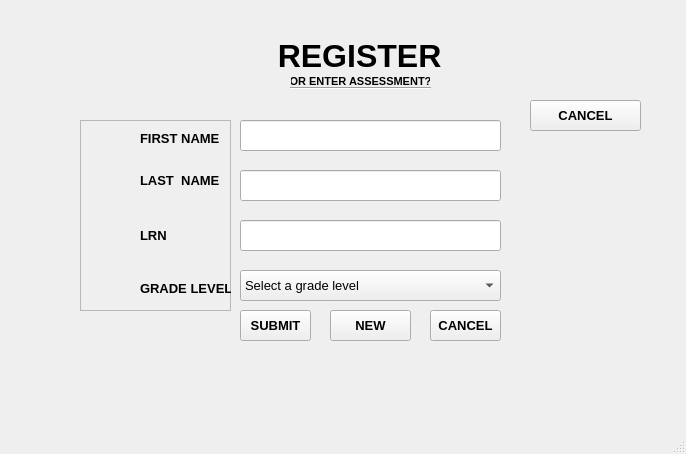
<?xml version="1.0" encoding="UTF-8"?>
<ui version="4.0">
 <class>Registration</class>
 <widget class="QMainWindow" name="Registration">
  <property name="geometry">
   <rect>
    <x>0</x>
    <y>0</y>
    <width>686</width>
    <height>454</height>
   </rect>
  </property>
  <property name="windowTitle">
   <string>MainWindow</string>
  </property>
  <widget class="QWidget" name="centralwidget">
   <widget class="QLineEdit" name="lineEdit">
    <property name="geometry">
     <rect>
      <x>240</x>
      <y>120</y>
      <width>261</width>
      <height>31</height>
     </rect>
    </property>
   </widget>
   <widget class="QPushButton" name="pushButton">
    <property name="geometry">
     <rect>
      <x>240</x>
      <y>310</y>
      <width>71</width>
      <height>31</height>
     </rect>
    </property>
    <property name="font">
     <font>
      <family>Arial</family>
      <pointsize>10</pointsize>
      <weight>75</weight>
      <bold>true</bold>
     </font>
    </property>
    <property name="text">
     <string>SUBMIT</string>
    </property>
   </widget>
   <widget class="QFrame" name="frame">
    <property name="geometry">
     <rect>
      <x>80</x>
      <y>120</y>
      <width>151</width>
      <height>191</height>
     </rect>
    </property>
    <property name="frameShape">
     <enum>QFrame::StyledPanel</enum>
    </property>
    <property name="frameShadow">
     <enum>QFrame::Raised</enum>
    </property>
    <widget class="QLabel" name="label">
     <property name="geometry">
      <rect>
       <x>60</x>
       <y>10</y>
       <width>81</width>
       <height>16</height>
      </rect>
     </property>
     <property name="font">
      <font>
       <family>Arial</family>
       <pointsize>10</pointsize>
       <weight>75</weight>
       <bold>true</bold>
      </font>
     </property>
     <property name="text">
      <string>FIRST NAME</string>
     </property>
    </widget>
    <widget class="QLabel" name="label_2">
     <property name="geometry">
      <rect>
       <x>60</x>
       <y>50</y>
       <width>81</width>
       <height>20</height>
      </rect>
     </property>
     <property name="font">
      <font>
       <family>Arial</family>
       <pointsize>10</pointsize>
       <weight>75</weight>
       <bold>true</bold>
      </font>
     </property>
     <property name="text">
      <string>LAST  NAME</string>
     </property>
    </widget>
    <widget class="QLabel" name="label_3">
     <property name="geometry">
      <rect>
       <x>60</x>
       <y>100</y>
       <width>41</width>
       <height>31</height>
      </rect>
     </property>
     <property name="font">
      <font>
       <family>Arial</family>
       <pointsize>10</pointsize>
       <weight>75</weight>
       <bold>true</bold>
      </font>
     </property>
     <property name="text">
      <string>LRN</string>
     </property>
    </widget>
    <widget class="QLabel" name="label_4">
     <property name="geometry">
      <rect>
       <x>60</x>
       <y>160</y>
       <width>91</width>
       <height>16</height>
      </rect>
     </property>
     <property name="font">
      <font>
       <family>Arial</family>
       <pointsize>10</pointsize>
       <weight>75</weight>
       <bold>true</bold>
      </font>
     </property>
     <property name="text">
      <string>GRADE LEVEL</string>
     </property>
    </widget>
   </widget>
   <widget class="QPushButton" name="pushButton_2">
    <property name="geometry">
     <rect>
      <x>530</x>
      <y>100</y>
      <width>111</width>
      <height>31</height>
     </rect>
    </property>
    <property name="font">
     <font>
      <family>Arial</family>
      <pointsize>10</pointsize>
      <weight>75</weight>
      <bold>true</bold>
     </font>
    </property>
    <property name="text">
     <string>CANCEL</string>
    </property>
   </widget>
   <widget class="QLabel" name="label_5">
    <property name="geometry">
     <rect>
      <x>260</x>
      <y>20</y>
      <width>191</width>
      <height>71</height>
     </rect>
    </property>
    <property name="font">
     <font>
      <family>Arial</family>
      <pointsize>24</pointsize>
      <weight>75</weight>
      <bold>true</bold>
     </font>
    </property>
    <property name="text">
     <string>  REGISTER</string>
    </property>
    <property name="scaledContents">
     <bool>true</bool>
    </property>
    <property name="wordWrap">
     <bool>false</bool>
    </property>
   </widget>
   <widget class="QLineEdit" name="lineEdit_2">
    <property name="geometry">
     <rect>
      <x>240</x>
      <y>170</y>
      <width>261</width>
      <height>31</height>
     </rect>
    </property>
   </widget>
   <widget class="QLineEdit" name="lineEdit_3">
    <property name="geometry">
     <rect>
      <x>240</x>
      <y>220</y>
      <width>261</width>
      <height>31</height>
     </rect>
    </property>
   </widget>
   <widget class="QPushButton" name="pushButton_3">
    <property name="geometry">
     <rect>
      <x>290</x>
      <y>70</y>
      <width>141</width>
      <height>23</height>
     </rect>
    </property>
    <property name="palette">
     <palette>
      <active>
       <colorrole role="WindowText">
        <brush brushstyle="SolidPattern">
         <color alpha="255">
          <red>0</red>
          <green>0</green>
          <blue>0</blue>
         </color>
        </brush>
       </colorrole>
       <colorrole role="Button">
        <brush brushstyle="SolidPattern">
         <color alpha="255">
          <red>0</red>
          <green>0</green>
          <blue>255</blue>
         </color>
        </brush>
       </colorrole>
       <colorrole role="Light">
        <brush brushstyle="SolidPattern">
         <color alpha="255">
          <red>127</red>
          <green>127</green>
          <blue>255</blue>
         </color>
        </brush>
       </colorrole>
       <colorrole role="Midlight">
        <brush brushstyle="SolidPattern">
         <color alpha="255">
          <red>63</red>
          <green>63</green>
          <blue>255</blue>
         </color>
        </brush>
       </colorrole>
       <colorrole role="Dark">
        <brush brushstyle="SolidPattern">
         <color alpha="255">
          <red>0</red>
          <green>0</green>
          <blue>127</blue>
         </color>
        </brush>
       </colorrole>
       <colorrole role="Mid">
        <brush brushstyle="SolidPattern">
         <color alpha="255">
          <red>0</red>
          <green>0</green>
          <blue>170</blue>
         </color>
        </brush>
       </colorrole>
       <colorrole role="Text">
        <brush brushstyle="SolidPattern">
         <color alpha="255">
          <red>0</red>
          <green>0</green>
          <blue>0</blue>
         </color>
        </brush>
       </colorrole>
       <colorrole role="BrightText">
        <brush brushstyle="SolidPattern">
         <color alpha="255">
          <red>255</red>
          <green>255</green>
          <blue>255</blue>
         </color>
        </brush>
       </colorrole>
       <colorrole role="ButtonText">
        <brush brushstyle="SolidPattern">
         <color alpha="255">
          <red>0</red>
          <green>0</green>
          <blue>0</blue>
         </color>
        </brush>
       </colorrole>
       <colorrole role="Base">
        <brush brushstyle="SolidPattern">
         <color alpha="255">
          <red>255</red>
          <green>255</green>
          <blue>255</blue>
         </color>
        </brush>
       </colorrole>
       <colorrole role="Window">
        <brush brushstyle="SolidPattern">
         <color alpha="255">
          <red>0</red>
          <green>0</green>
          <blue>255</blue>
         </color>
        </brush>
       </colorrole>
       <colorrole role="Shadow">
        <brush brushstyle="SolidPattern">
         <color alpha="255">
          <red>0</red>
          <green>0</green>
          <blue>0</blue>
         </color>
        </brush>
       </colorrole>
       <colorrole role="AlternateBase">
        <brush brushstyle="SolidPattern">
         <color alpha="255">
          <red>127</red>
          <green>127</green>
          <blue>255</blue>
         </color>
        </brush>
       </colorrole>
       <colorrole role="ToolTipBase">
        <brush brushstyle="SolidPattern">
         <color alpha="255">
          <red>255</red>
          <green>255</green>
          <blue>220</blue>
         </color>
        </brush>
       </colorrole>
       <colorrole role="ToolTipText">
        <brush brushstyle="SolidPattern">
         <color alpha="255">
          <red>0</red>
          <green>0</green>
          <blue>0</blue>
         </color>
        </brush>
       </colorrole>
       <colorrole role="PlaceholderText">
        <brush brushstyle="SolidPattern">
         <color alpha="128">
          <red>0</red>
          <green>0</green>
          <blue>0</blue>
         </color>
        </brush>
       </colorrole>
      </active>
      <inactive>
       <colorrole role="WindowText">
        <brush brushstyle="SolidPattern">
         <color alpha="255">
          <red>0</red>
          <green>0</green>
          <blue>0</blue>
         </color>
        </brush>
       </colorrole>
       <colorrole role="Button">
        <brush brushstyle="SolidPattern">
         <color alpha="255">
          <red>0</red>
          <green>0</green>
          <blue>255</blue>
         </color>
        </brush>
       </colorrole>
       <colorrole role="Light">
        <brush brushstyle="SolidPattern">
         <color alpha="255">
          <red>127</red>
          <green>127</green>
          <blue>255</blue>
         </color>
        </brush>
       </colorrole>
       <colorrole role="Midlight">
        <brush brushstyle="SolidPattern">
         <color alpha="255">
          <red>63</red>
          <green>63</green>
          <blue>255</blue>
         </color>
        </brush>
       </colorrole>
       <colorrole role="Dark">
        <brush brushstyle="SolidPattern">
         <color alpha="255">
          <red>0</red>
          <green>0</green>
          <blue>127</blue>
         </color>
        </brush>
       </colorrole>
       <colorrole role="Mid">
        <brush brushstyle="SolidPattern">
         <color alpha="255">
          <red>0</red>
          <green>0</green>
          <blue>170</blue>
         </color>
        </brush>
       </colorrole>
       <colorrole role="Text">
        <brush brushstyle="SolidPattern">
         <color alpha="255">
          <red>0</red>
          <green>0</green>
          <blue>0</blue>
         </color>
        </brush>
       </colorrole>
       <colorrole role="BrightText">
        <brush brushstyle="SolidPattern">
         <color alpha="255">
          <red>255</red>
          <green>255</green>
          <blue>255</blue>
         </color>
        </brush>
       </colorrole>
       <colorrole role="ButtonText">
        <brush brushstyle="SolidPattern">
         <color alpha="255">
          <red>0</red>
          <green>0</green>
          <blue>0</blue>
         </color>
        </brush>
       </colorrole>
       <colorrole role="Base">
        <brush brushstyle="SolidPattern">
         <color alpha="255">
          <red>255</red>
          <green>255</green>
          <blue>255</blue>
         </color>
        </brush>
       </colorrole>
       <colorrole role="Window">
        <brush brushstyle="SolidPattern">
         <color alpha="255">
          <red>0</red>
          <green>0</green>
          <blue>255</blue>
         </color>
        </brush>
       </colorrole>
       <colorrole role="Shadow">
        <brush brushstyle="SolidPattern">
         <color alpha="255">
          <red>0</red>
          <green>0</green>
          <blue>0</blue>
         </color>
        </brush>
       </colorrole>
       <colorrole role="AlternateBase">
        <brush brushstyle="SolidPattern">
         <color alpha="255">
          <red>127</red>
          <green>127</green>
          <blue>255</blue>
         </color>
        </brush>
       </colorrole>
       <colorrole role="ToolTipBase">
        <brush brushstyle="SolidPattern">
         <color alpha="255">
          <red>255</red>
          <green>255</green>
          <blue>220</blue>
         </color>
        </brush>
       </colorrole>
       <colorrole role="ToolTipText">
        <brush brushstyle="SolidPattern">
         <color alpha="255">
          <red>0</red>
          <green>0</green>
          <blue>0</blue>
         </color>
        </brush>
       </colorrole>
       <colorrole role="PlaceholderText">
        <brush brushstyle="SolidPattern">
         <color alpha="128">
          <red>0</red>
          <green>0</green>
          <blue>0</blue>
         </color>
        </brush>
       </colorrole>
      </inactive>
      <disabled>
       <colorrole role="WindowText">
        <brush brushstyle="SolidPattern">
         <color alpha="255">
          <red>0</red>
          <green>0</green>
          <blue>127</blue>
         </color>
        </brush>
       </colorrole>
       <colorrole role="Button">
        <brush brushstyle="SolidPattern">
         <color alpha="255">
          <red>0</red>
          <green>0</green>
          <blue>255</blue>
         </color>
        </brush>
       </colorrole>
       <colorrole role="Light">
        <brush brushstyle="SolidPattern">
         <color alpha="255">
          <red>127</red>
          <green>127</green>
          <blue>255</blue>
         </color>
        </brush>
       </colorrole>
       <colorrole role="Midlight">
        <brush brushstyle="SolidPattern">
         <color alpha="255">
          <red>63</red>
          <green>63</green>
          <blue>255</blue>
         </color>
        </brush>
       </colorrole>
       <colorrole role="Dark">
        <brush brushstyle="SolidPattern">
         <color alpha="255">
          <red>0</red>
          <green>0</green>
          <blue>127</blue>
         </color>
        </brush>
       </colorrole>
       <colorrole role="Mid">
        <brush brushstyle="SolidPattern">
         <color alpha="255">
          <red>0</red>
          <green>0</green>
          <blue>170</blue>
         </color>
        </brush>
       </colorrole>
       <colorrole role="Text">
        <brush brushstyle="SolidPattern">
         <color alpha="255">
          <red>0</red>
          <green>0</green>
          <blue>127</blue>
         </color>
        </brush>
       </colorrole>
       <colorrole role="BrightText">
        <brush brushstyle="SolidPattern">
         <color alpha="255">
          <red>255</red>
          <green>255</green>
          <blue>255</blue>
         </color>
        </brush>
       </colorrole>
       <colorrole role="ButtonText">
        <brush brushstyle="SolidPattern">
         <color alpha="255">
          <red>0</red>
          <green>0</green>
          <blue>127</blue>
         </color>
        </brush>
       </colorrole>
       <colorrole role="Base">
        <brush brushstyle="SolidPattern">
         <color alpha="255">
          <red>0</red>
          <green>0</green>
          <blue>255</blue>
         </color>
        </brush>
       </colorrole>
       <colorrole role="Window">
        <brush brushstyle="SolidPattern">
         <color alpha="255">
          <red>0</red>
          <green>0</green>
          <blue>255</blue>
         </color>
        </brush>
       </colorrole>
       <colorrole role="Shadow">
        <brush brushstyle="SolidPattern">
         <color alpha="255">
          <red>0</red>
          <green>0</green>
          <blue>0</blue>
         </color>
        </brush>
       </colorrole>
       <colorrole role="AlternateBase">
        <brush brushstyle="SolidPattern">
         <color alpha="255">
          <red>0</red>
          <green>0</green>
          <blue>255</blue>
         </color>
        </brush>
       </colorrole>
       <colorrole role="ToolTipBase">
        <brush brushstyle="SolidPattern">
         <color alpha="255">
          <red>255</red>
          <green>255</green>
          <blue>220</blue>
         </color>
        </brush>
       </colorrole>
       <colorrole role="ToolTipText">
        <brush brushstyle="SolidPattern">
         <color alpha="255">
          <red>0</red>
          <green>0</green>
          <blue>0</blue>
         </color>
        </brush>
       </colorrole>
       <colorrole role="PlaceholderText">
        <brush brushstyle="SolidPattern">
         <color alpha="128">
          <red>0</red>
          <green>0</green>
          <blue>0</blue>
         </color>
        </brush>
       </colorrole>
      </disabled>
     </palette>
    </property>
    <property name="font">
     <font>
      <family>Arial</family>
      <pointsize>8</pointsize>
      <weight>75</weight>
      <bold>true</bold>
     </font>
    </property>
    <property name="text">
     <string>OR ENTER ASSESSMENT?</string>
    </property>
    <property name="flat">
     <bool>true</bool>
    </property>
   </widget>
   <widget class="Line" name="line">
    <property name="geometry">
     <rect>
      <x>290</x>
      <y>80</y>
      <width>141</width>
      <height>16</height>
     </rect>
    </property>
    <property name="orientation">
     <enum>Qt::Horizontal</enum>
    </property>
   </widget>
   <widget class="QComboBox" name="comboBox">
    <property name="geometry">
     <rect>
      <x>240</x>
      <y>270</y>
      <width>261</width>
      <height>31</height>
     </rect>
    </property>
    <property name="font">
     <font>
      <family>Arial</family>
      <pointsize>10</pointsize>
      <weight>50</weight>
      <bold>false</bold>
     </font>
    </property>
    <property name="editable">
     <bool>false</bool>
    </property>
    <item>
     <property name="text">
      <string>Select a grade level</string>
     </property>
    </item>
    <item>
     <property name="text">
      <string>7</string>
     </property>
    </item>
    <item>
     <property name="text">
      <string>8</string>
     </property>
    </item>
    <item>
     <property name="text">
      <string>9</string>
     </property>
    </item>
    <item>
     <property name="text">
      <string>10</string>
     </property>
    </item>
   </widget>
   <widget class="QPushButton" name="pushButton_4">
    <property name="geometry">
     <rect>
      <x>330</x>
      <y>310</y>
      <width>81</width>
      <height>31</height>
     </rect>
    </property>
    <property name="font">
     <font>
      <family>Arial</family>
      <pointsize>10</pointsize>
      <weight>75</weight>
      <bold>true</bold>
     </font>
    </property>
    <property name="text">
     <string>NEW</string>
    </property>
   </widget>
   <widget class="QPushButton" name="pushButton_5">
    <property name="geometry">
     <rect>
      <x>430</x>
      <y>310</y>
      <width>71</width>
      <height>31</height>
     </rect>
    </property>
    <property name="font">
     <font>
      <family>Arial</family>
      <pointsize>10</pointsize>
      <weight>75</weight>
      <bold>true</bold>
     </font>
    </property>
    <property name="text">
     <string>CANCEL</string>
    </property>
   </widget>
  </widget>
  <widget class="QMenuBar" name="menubar">
   <property name="geometry">
    <rect>
     <x>0</x>
     <y>0</y>
     <width>686</width>
     <height>21</height>
    </rect>
   </property>
  </widget>
  <widget class="QStatusBar" name="statusbar"/>
 </widget>
 <resources/>
 <connections/>
</ui>
